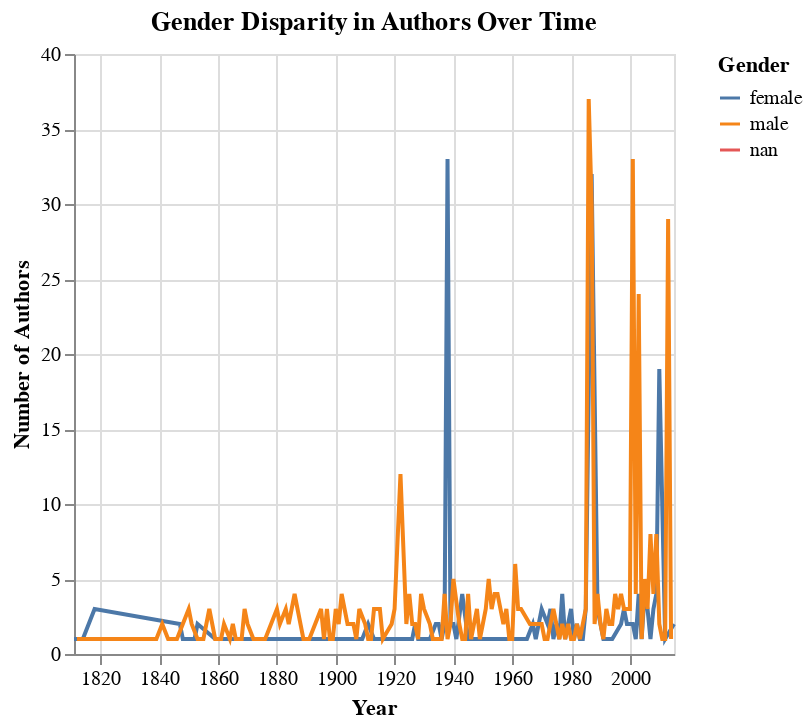

Notebook source saved alongside this figure:
### Code cell
combined_novels_nyt_df = combined_novels_nyt_df.dropna(subset=['pub_year'])

valid_years = combined_novels_nyt_df[(combined_novels_nyt_df['pub_year'] >= 1800) & (combined_novels_nyt_df['pub_year'] <= pd.Timestamp.now().year)]

# Aggregate the data
# Group by year and gender, and count the number of authors
author_counts = valid_years.groupby(['pub_year', 'author_gender']).size().reset_index(name='count')

author_counts['pub_year'] = pd.to_datetime(author_counts['pub_year'], format='%Y')
# Create the Altair chart
chart = alt.Chart(author_counts).mark_line().encode(
    x=alt.X('pub_year:T', title='Year'),
    y=alt.Y('count:Q', title='Number of Authors'),
    color=alt.Color('author_gender:N', title='Gender')
).properties(
    title='Gender Disparity in Authors Over Time'
)

# Display the chart
chart

### Figure 1 — Vega-Lite specification as saved in the notebook (floating-point values rounded to 4 significant figures; data arrays with more than 128 entries replaced by an {"elided": "..."} marker saying what was removed)
{"config": {"view": {"continuousWidth": 300, "continuousHeight": 300}}, "data": {"name": "data-61c83ef40b28f0dd37b599e0c0b1bafa"}, "mark": {"type": "line"}, "encoding": {"color": {"field": "author_gender", "title": "Gender", "type": "nominal"}, "x": {"field": "pub_year", "title": "Year", "type": "temporal"}, "y": {"field": "count", "title": "Number of Authors", "type": "quantitative"}}, "title": "Gender Disparity in Authors Over Time", "$schema": "https://vega.github.io/schema/vega-lite/v5.20.1.json", "datasets": {"data-61c83ef40b28f0dd37b599e0c0b1bafa": {"elided": "246 records"}}}
